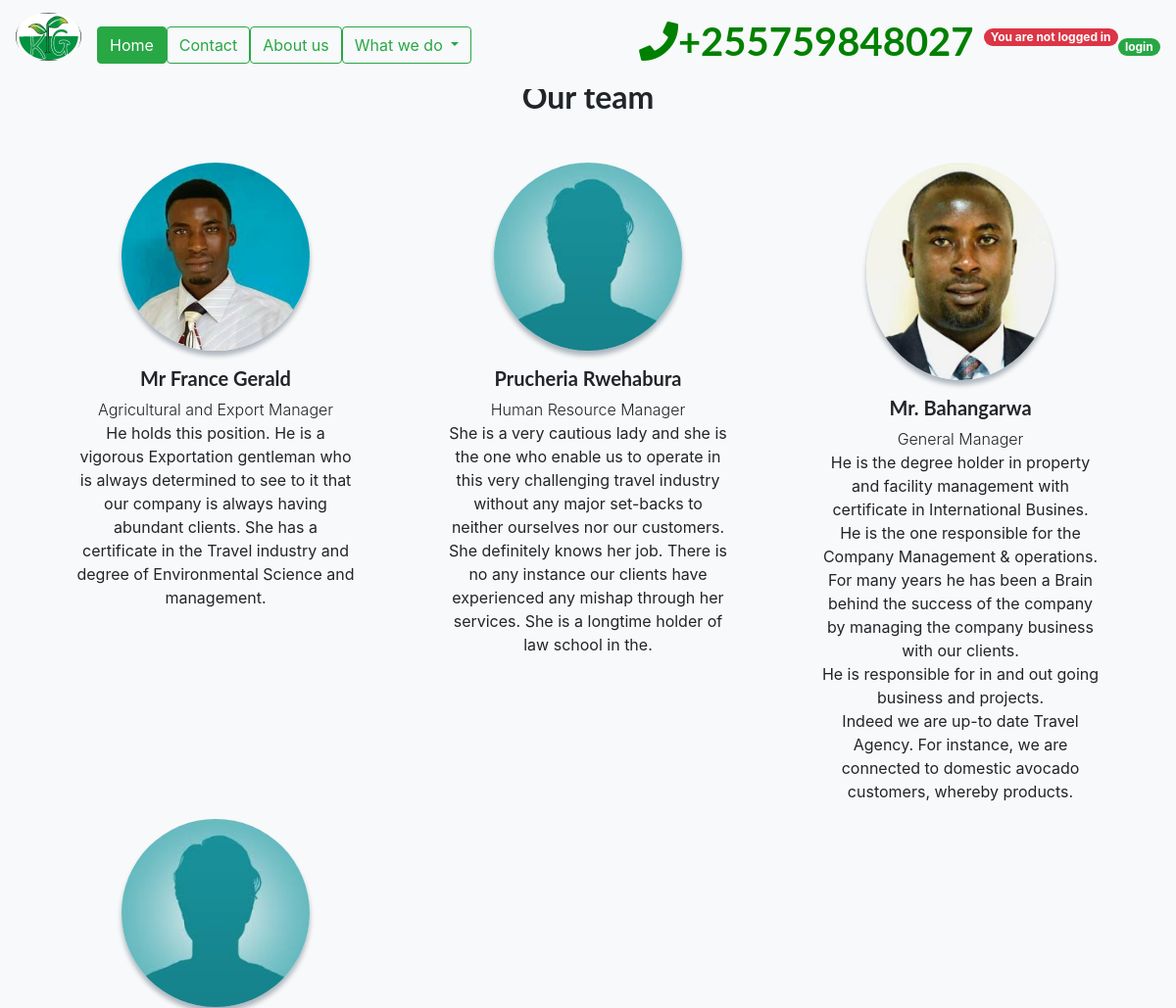
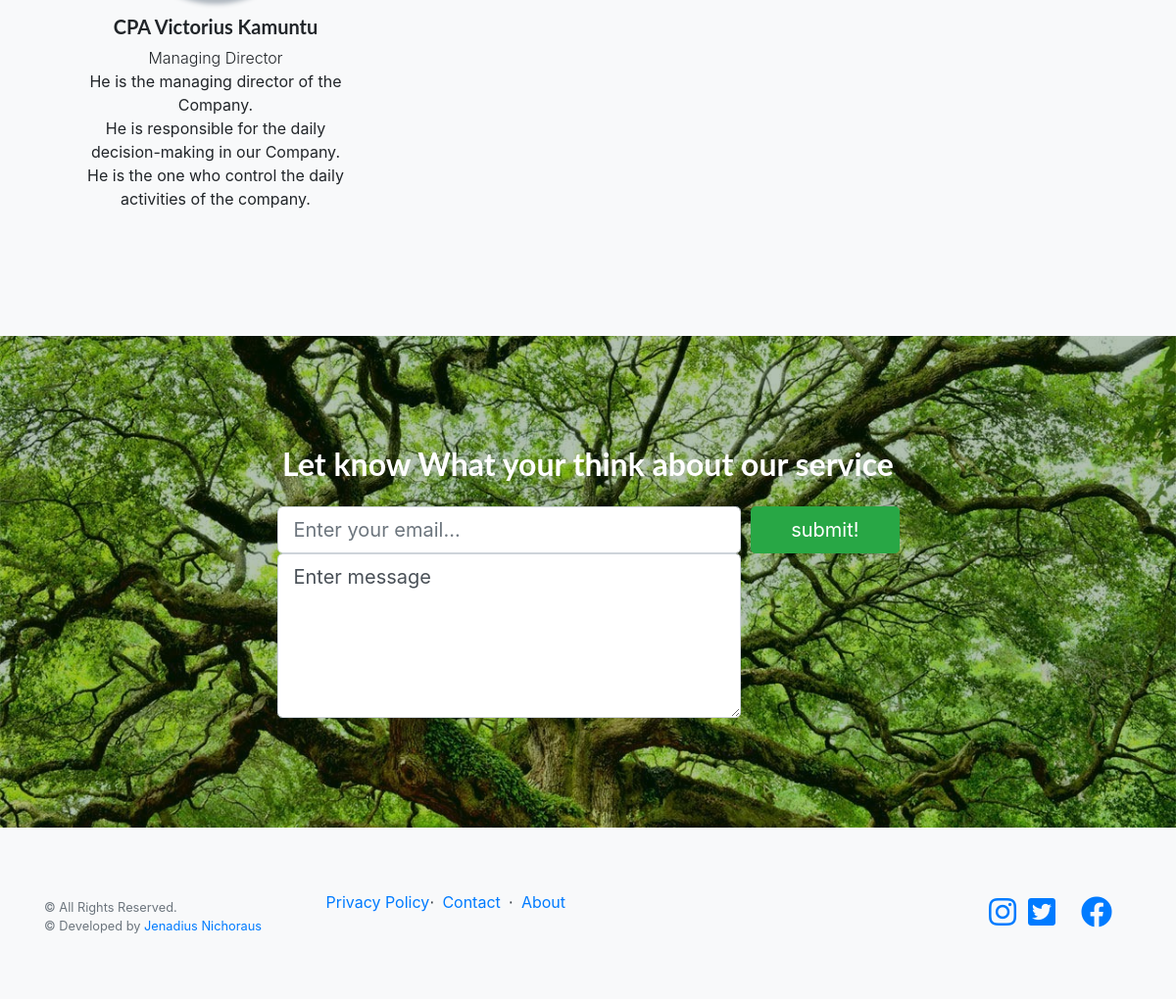
The page /members/ on the database its author committed (2 pictures, top to bottom).
### ourteam/models.py (models this page shows, shortened)
class MembersModel(models.Model):
	title= models. CharField(max_length =200 ,unique= True)
	name= models.CharField( null=True, blank=True,max_length =200 ,unique= True)
	slug = models.SlugField( null = True,max_length=200, unique=True)
	Description = models.TextField( null=True, blank= True)
	pic = models.FileField(upload_to='images/', null=True, blank=True)
	created_on = models.DateTimeField(auto_now_add=True)
	updated_on = models.DateTimeField(auto_now= True)
	status = models.IntegerField(choices=STATUS, default=0)
	class Meta:
		ordering = ['-created_on']
		verbose_name_plural ="Members"

### ourteam/views.py (the view)
# urls.py: path('members/', MemberView.as_view(), name='team'),
class MemberView(ListView):
    queryset = MembersModel.objects.filter(status=1).order_by('-created_on')
    template_name = 'members/members.html'
    context_object_name = "menbersobj"

### posts/templates/members/members.html
{% extends "members/base.html" %}
{% block content %}
<br>
<br>
<section class="testimonials text-center bg-light">
    <div class="container">
      <h2 class="mb-5">Our team</h2>
      <div class="row">
           {% for member in menbersobj%}
        <div class="col-lg-4">
          <div class="testimonial-item mx-auto mb-5 mb-lg-0">
            <img class="img-fluid rounded-circle mb-3" src="{{member.pic.url}}" alt="">
            <h5>{{member.name}}</h5>
            <p class="font-weight-light mb-0">{{member.title}}</p>
               <p class="font-weight-light mb-0">{{member.Description|linebreaks}}</p>
          </div>
        </div>
        {%endfor%}
      </div>
    </div>
  </section>
  {%endblock%}

### posts/templates/members/base.html (shortened to what this page needs)
 {% load static %}
<!DOCTYPE html>
<html lang="en">
<head>
  <link href="{% static 'posts/vendor/bootstrap/css/bootstrap.min.css'%}" rel="stylesheet">
 <link href="{% static 'posts/vendor/fontawesome-free/css/all.min.css'%}" rel="stylesheet">
    <link href="{% static 'posts/vendor/simple-line-icons/css/simple-line-icons.css'%}" rel="stylesheet" type="text/css">
  <link href="{% static 'posts/css/landing-page.min.css'%}" rel="stylesheet">
</head>
<body>
  <nav class="navbar fixed-top navbar-expand-lg navbar-light bg-light">
  <a class="navbar-brand" href="{% url 'home' %}"> <img class="img-fluid rounded-circle mb-3" src="{% static 'posts/img/Untitled.png'%}" alt=""></a>
  <div class="collapse navbar-collapse" id="navbarTogglerDemo02">
    <ul class="navbar-nav mr-auto mt-2 mt-lg-0">
      <li class="nav-item active">
        <a class="btn btn-outline-success my-2 my-sm-0 active" href="{% url 'home' %}">Home <span class="sr-only">(current)</span></a>
      </li>
      <li class="nav-item">
        <a class="btn btn-outline-success my-2 my-sm-0" href="{% url 'contactview' %}">Contact</a>
      </li>
      <li class="nav-item">
        <a class="btn btn-outline-success my-2 my-sm-0 " href="{% url 'about'%}" tabindex="-1" aria-disabled="true">About us</a>
      </li>
      <div class="btn-group">
  <button type="button" class="btn btn-outline-success dropdown-toggle" data-toggle="dropdown" aria-haspopup="true" aria-expanded="false">
    What we do
  </button>
</div>
    </ul>
   <form class="form-inline my-2 my-lg-0">
        <h1 style=" color:green; margin-right: 10px;"> <i class="fa fa-phone"></i>+255759848027</h1>
{% if user.is_authenticated %}
     <a  class="btn btn-success" href="{% url 'register'%}">  Hi {{ user.username }}!</a>
  <p><a href="{% url 'logout' %}"> <span class="badge badge-pill badge-success">logout</span></a></p>
{% else %}
  <p class="badge badge-pill badge-danger">You are not logged in</p>
  <a href="{% url 'login' %}"> <span class="badge badge-pill badge-success">login</span></a>
{% endif %}
    </form>
  </div>
</nav>
{% block content %} No post yet!{%endblock%}
   <section class="call-to-action text-white text-center">
    <div class="container">
      <div class="row">
        <div class="col-xl-9 mx-auto">
          <h2 class="mb-4">Let know What your think about our service</h2>
        </div>
        <div class="col-md-10 col-lg-8 col-xl-7 mx-auto">
          <form action="/AddMesage/" method="posts">{% csrf_token %}
            <div class="form-row">
              <div class="col-12 col-md-9 mb-2 mb-md-0">
                <input type="email" class="form-control form-control-lg" name="email" placeholder="Enter your email...">
                <textarea name="Description" cols="70" rows="5" name="message" class="form-control form-control-lg" id="id_message">Enter message</textarea>
              </div>
              <div class="col-12 col-md-3">
                <button type="submit" class="btn btn-block btn-lg btn btn-success">submit!</button>
              </div>
            </div>
          </form>
        </div>
      </div>
    </div>
  </section>
  <footer class="footer bg-light">
    <div class="container">
      <div class="row">
        <div class="col-lg-6 h-100 text-center text-lg-left my-auto">
          <ul class="list-inline mb-2" >
            <li class="list-inline-item">
              <a href="{% url 'about'%}">About</a>
            </li>
            <li class="list-inline-item">&sdot;</li>
            <li class="list-inline-item">
              <a href="{% url 'contactview' %}">Contact</a>
            </li>
            <li class="list-inline-item">&sdot;</li>
            <li class="list-inline-item">
              <a href="#">Privacy Policy</a>
            </li>
          </ul>
          <p class="text-muted small mb-4 mb-lg-0">&copy;  All Rights Reserved.</p>
          <p class="text-muted small mb-4 mb-lg-0">&copy; Developed by  <a href="">Jenadius Nichoraus</a></p>
        </div>
        <div class="col-lg-6 h-100 text-center text-lg-right my-auto">
          <ul class="list-inline mb-0">
            <li class="list-inline-item mr-3">
              <a href="#">
                <i class="fab fa-facebook fa-2x fa-fw"></i>
              </a>
            </li>
            <li class="list-inline-item mr-3">
              <a href="#">
                <i class="fab fa-twitter-square fa-2x fa-fw"></i>
              </a>
            </li>
            <li class="list-inline-item">
              <a href="#">
                <i class="fab fa-instagram fa-2x fa-fw"></i>
              </a>
            </li>
          </ul>
        </div>
      </div>
    </div>
  </footer>
</body>
</html>

### rows shown on the page
MembersModel: pic (picture), name "Mr France Gerald", title "Agricultural and Export Manager", Description "He holds this position. He is a vigorous Exportation gentleman who is always determined to see to it that our company is always having abundant clients. She has a certificate in the Travel industry and degree of Environmental Science and management."
MembersModel: pic (placeholder picture), name "Prucheria Rwehabura", title "Human Resource Manager", Description "She is a very cautious lady and she is the one who enable us to operate in this very challenging travel industry without any major set-backs to neither ourselves nor our customers. She definitely knows her job. There is no any instance our clients have experienced any mishap through her services. She is a longtime holder of law school in the."
MembersModel: pic (picture), name "Mr. Bahangarwa", title "General Manager", Description "He is the degree holder in property and facility management with certificate in International Busines. He is the one responsible for the Company Management & operations. For many years he has been a Brain behind the success of the company by managing the company business with our clients. He is responsible for in and out going business and projects. Indeed we are up-to date Travel Agency. For instance, we are connected to domestic avocado customers, whereby products."
MembersModel: pic (placeholder picture), name "CPA Victorius Kamuntu", title "Managing Director", Description "He is the managing director of the Company. He is responsible for the daily decision-making in our Company. He is the one who control the daily activities of the company."
